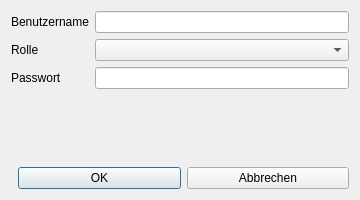
<?xml version="1.0" encoding="UTF-8"?>
<ui version="4.0">
 <class>UserDialog</class>
 <widget class="QDialog" name="UserDialog">
  <property name="geometry">
   <rect>
    <x>0</x>
    <y>0</y>
    <width>360</width>
    <height>200</height>
   </rect>
  </property>
  <property name="windowTitle">
   <string>Benutzer</string>
  </property>
  <layout class="QVBoxLayout" name="verticalLayout">
   <item>
    <layout class="QFormLayout" name="formLayout">
     <item row="0" column="0">
      <widget class="QLabel" name="labelUsername">
       <property name="text">
        <string>Benutzername</string>
       </property>
      </widget>
     </item>
     <item row="0" column="1">
      <widget class="QLineEdit" name="leUsername"/>
     </item>
     <item row="1" column="0">
      <widget class="QLabel" name="labelRole">
       <property name="text">
        <string>Rolle</string>
       </property>
      </widget>
     </item>
     <item row="1" column="1">
      <widget class="QComboBox" name="cbRole"/>
     </item>
     <item row="2" column="0">
      <widget class="QLabel" name="labelPassword">
       <property name="text">
        <string>Passwort</string>
       </property>
      </widget>
     </item>
     <item row="2" column="1">
      <widget class="QLineEdit" name="lePassword">
       <property name="echoMode">
        <enum>QLineEdit::Password</enum>
       </property>
      </widget>
     </item>
    </layout>
   </item>
   <item>
    <layout class="QHBoxLayout" name="buttonLayout">
     <item>
      <spacer name="hSpacer">
       <property name="orientation">
        <enum>Qt::Horizontal</enum>
       </property>
      </spacer>
     </item>
     <item>
      <widget class="QPushButton" name="btnOk">
       <property name="text">
        <string>OK</string>
       </property>
      </widget>
     </item>
     <item>
      <widget class="QPushButton" name="btnCancel">
       <property name="text">
        <string>Abbrechen</string>
       </property>
      </widget>
     </item>
    </layout>
   </item>
  </layout>
 </widget>
 <connections/>
</ui>
